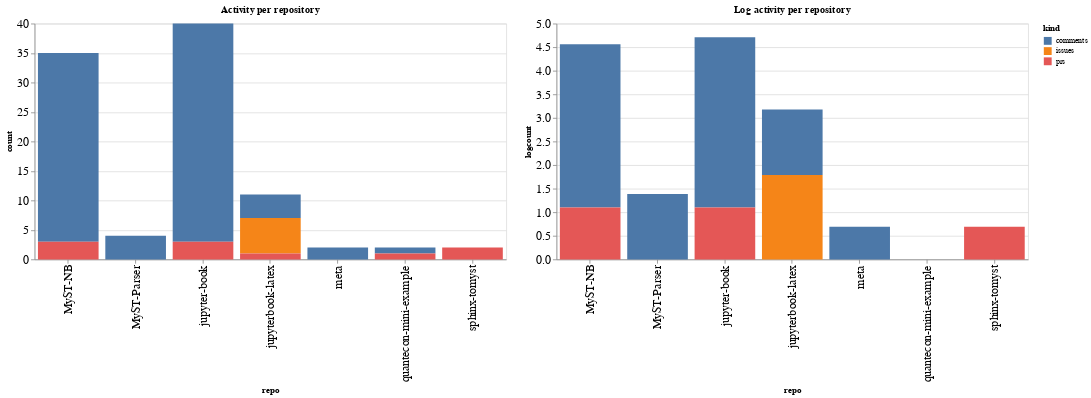

Source (notebook cell):
### Code cell
ch1 = alt.Chart(repo_summaries, width=600, title="Activity per repository").mark_bar().encode(
    x='repo',
    y='count',
    color='kind',
    tooltip="kind"
)

ch2 = alt.Chart(repo_summaries, width=600, title="Log activity per repository").mark_bar().encode(
    x='repo',
    y='logcount',
    color='kind',
    tooltip="kind"
)

ch1 | ch2

### Figure 1 — Vega-Lite specification as saved in the notebook (floating-point values rounded to 4 significant figures)
{"config": {"axisLeft": {"labelFontSize": 15}, "axisBottom": {"labelFontSize": 15}}, "hconcat": [{"mark": "bar", "encoding": {"color": {"type": "nominal", "field": "kind"}, "tooltip": {"type": "nominal", "field": "kind"}, "x": {"type": "nominal", "field": "repo"}, "y": {"type": "quantitative", "field": "count"}}, "title": "Activity per repository", "width": 600}, {"mark": "bar", "encoding": {"color": {"type": "nominal", "field": "kind"}, "tooltip": {"type": "nominal", "field": "kind"}, "x": {"type": "nominal", "field": "repo"}, "y": {"type": "quantitative", "field": "logcount"}}, "title": "Log activity per repository", "width": 600}], "data": {"name": "data-002daea8b0fc224ae706a1d508e48d0a"}, "$schema": "https://vega.github.io/schema/vega-lite/v4.8.1.json", "datasets": {"data-002daea8b0fc224ae706a1d508e48d0a": [{"repo": "MyST-NB", "kind": "comments", "count": 32, "logcount": 3.466}, {"repo": "MyST-NB", "kind": "prs", "count": 3, "logcount": 1.099}, {"repo": "MyST-Parser", "kind": "comments", "count": 4, "logcount": 1.386}, {"repo": "jupyter-book", "kind": "comments", "count": 37, "logcount": 3.611}, {"repo": "jupyter-book", "kind": "prs", "count": 3, "logcount": 1.099}, {"repo": "jupyterbook-latex", "kind": "comments", "count": 4, "logcount": 1.386}, {"repo": "jupyterbook-latex", "kind": "issues", "count": 6, "logcount": 1.792}, {"repo": "jupyterbook-latex", "kind": "prs", "count": 1, "logcount": 0.0}, {"repo": "meta", "kind": "comments", "count": 2, "logcount": 0.6931}, {"repo": "quantecon-mini-example", "kind": "comments", "count": 1, "logcount": 0.0}, {"repo": "quantecon-mini-example", "kind": "prs", "count": 1, "logcount": 0.0}, {"repo": "sphinx-tomyst", "kind": "prs", "count": 2, "logcount": 0.6931}]}}
